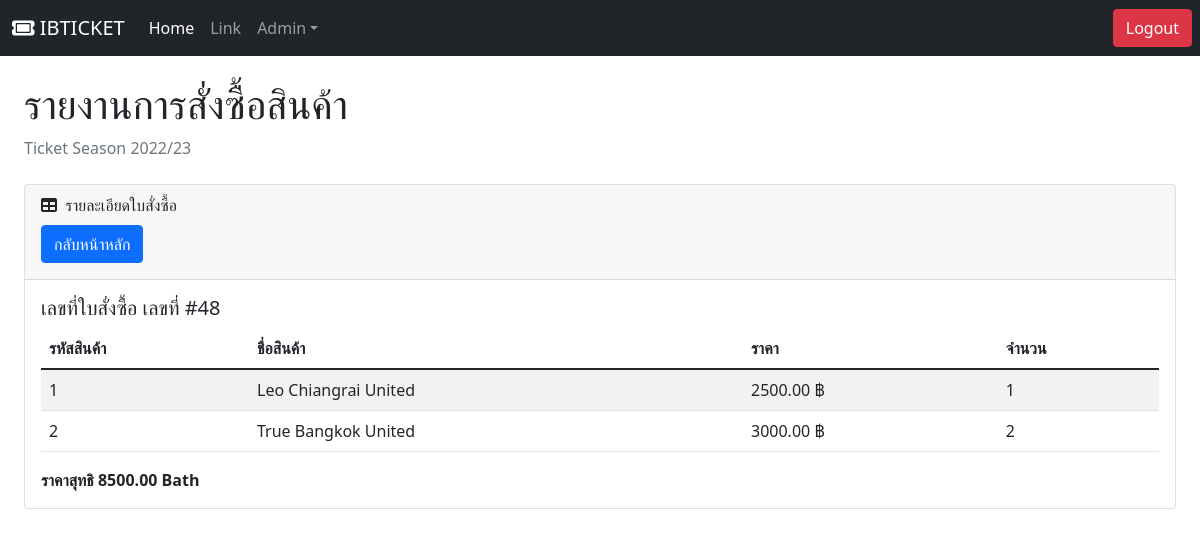
Screenshot of /admin/info_order.php?id=48 with the database file from the repository.
### tables this page shows
CREATE TABLE `orders` (
  `id_order` int(11) NOT NULL,
  `customer_id` int(11) NOT NULL,
  `grand_total` float(10,2) NOT NULL,
  `created` datetime NOT NULL,
  `status_order` enum('1','2','0') NOT NULL DEFAULT '1' COMMENT '1=ดำเนินการสั่งซื้อ 2=ยืนยันการสั่งซื้อ 0=ยกเลิกคำสั่งซื้อ'
);

### admin/info_order.php (the view, shortened to what this page needs)
<?php
include 'dbConnect.php';
$ids=$_GET['id'];
?>
<!DOCTYPE html>
<html lang="en">
    <head>
        <link href="https://cdn.jsdelivr.net/npm/simple-datatables@latest/dist/style.css" rel="stylesheet" />
        <link href="css/Adminstyles.css" rel="stylesheet" />
    </head>
    <body class="sb-nav-fixed">
    <?php require_once 'navBarAdmin.php';?>
            <div id="layoutSidenav_content">
                <main>
                    <div class="container-fluid px-4">
                        <h1 class="mt-4">รายงานการสั่งซื้อสินค้า</h1>
                        <ol class="breadcrumb mb-4">
                            <li class="breadcrumb-item active">Ticket Season 2022/23</li>
                        </ol>
                        <div class="card mb-4">
                            <div class="card-header">
                                <i class="fas fa-table me-1"></i>
                                รายละเอียดใบสั่งซื้อ
                                <div class="buttoncolor mb-2 mt-2">
                                <a href ="Admin_index.php "><button type="button" class="btn btn-primary ">กลับหน้าหลัก</button></a>
                                </div>
                            </div>
                            <div class="card-body">
                                <h5>เลขที่ใบสั่งซื้อ   เลขที่ #<?=$ids?></h5>
                                <table id="datatablesSimple" class="table table-striped">
                                    <thead>
                                        <tr>
                                            <th>รหัสสินค้า</th>
                                            <th>ชื่อสินค้า</th>
                                            <th>ราคา</th>
                                            <th>จำนวน</th>
                                        </tr>
                                    </thead>
                                    <tbody>
                                        <?php
                                        $sql = "SELECT DISTINCT id_order, product_id ,order_id , name, price, quantity ,grand_total
                                        FROM  customers , products , orders , order_items
                                        WHERE orders.id_order = order_items.order_id and order_items.product_id = products.id and orders.id_order = '$ids'
                                        order by order_items.product_id ";
                                        $result = mysqli_query($db, $sql);
                                        $total_bath=0;
                                        while($row=mysqli_fetch_array($result) ){
                                            $total_bath = $row['grand_total'];
                                        ?>
                                        <tr>
                                            <td><?=$row['product_id']?></td>
                                            <td><?=$row['name']?> </td>
                                            <td><?=$row['price']?> ฿</td>
                                            <td><?=$row['quantity']?></td>
                                        </tr>
                                       <?php
                                        }
                                        ?>
                                    </tbody>
                                </table>
                                <b>ราคาสุทธิ <td><?= $total_bath?> Bath</td></b>
                            </div>
                        </div>
                    </div>
                </main>
            </div>
    </body>
</html>

### rows the page displays
orders: product_id "1", name "Leo Chiangrai United", price "2500.00", quantity "1", product_id "2", name "True Bangkok United", price "3000.00", quantity "2", grand_total "8500.00"

### other values shown
$ids "48"
